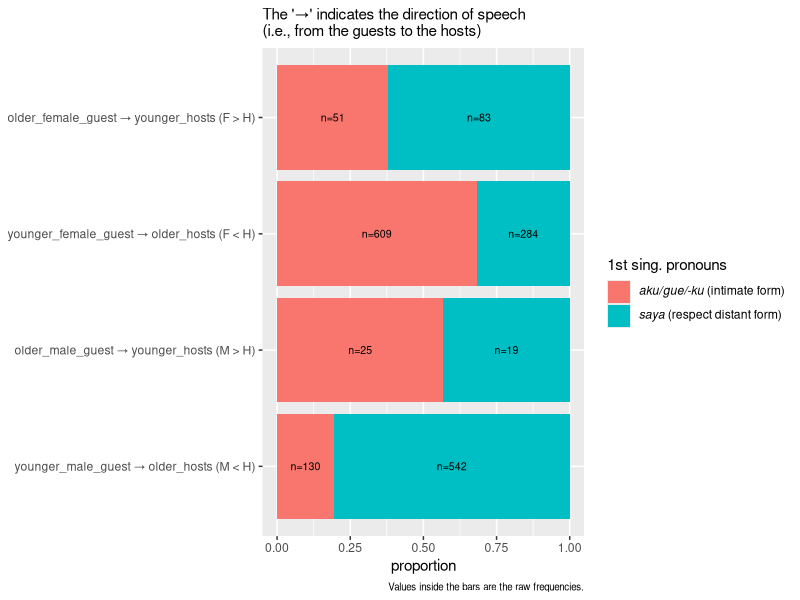
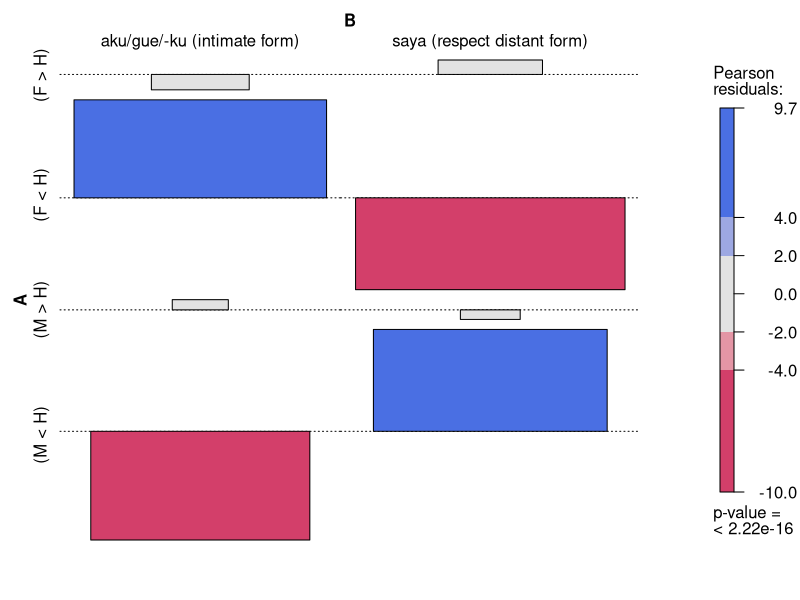
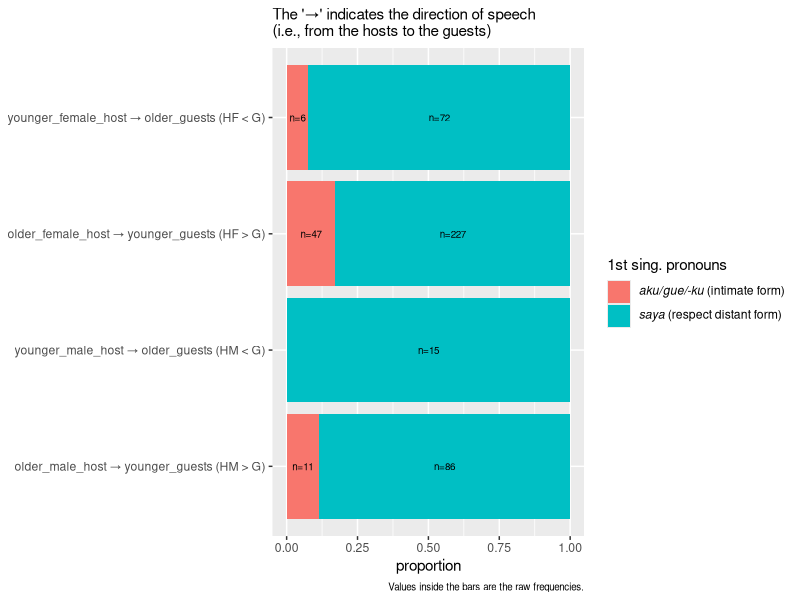
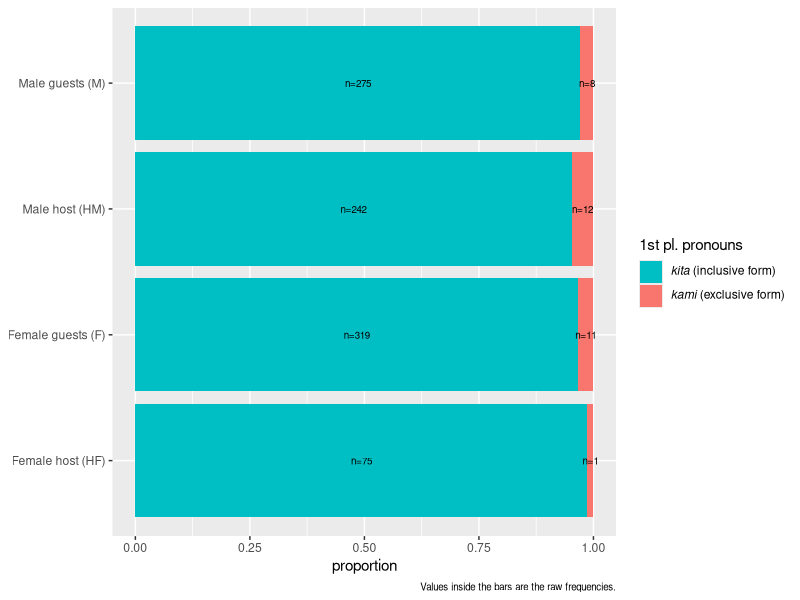
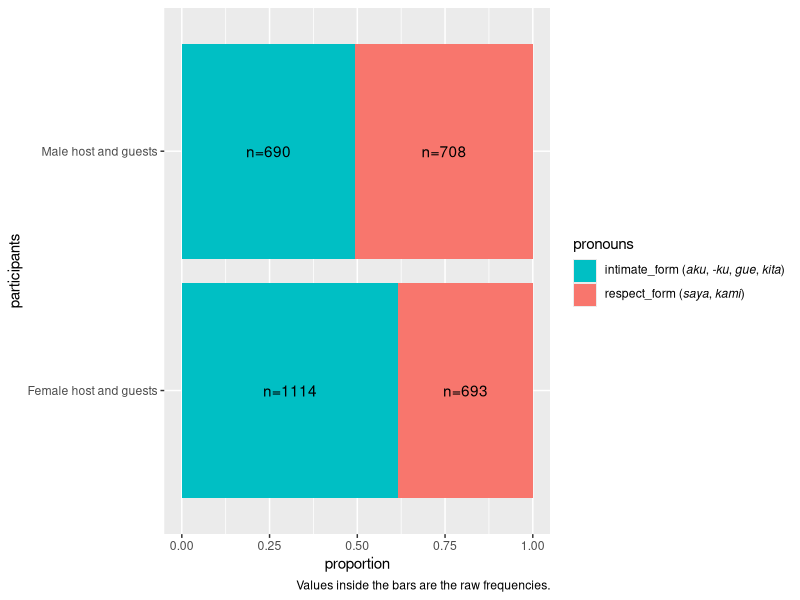
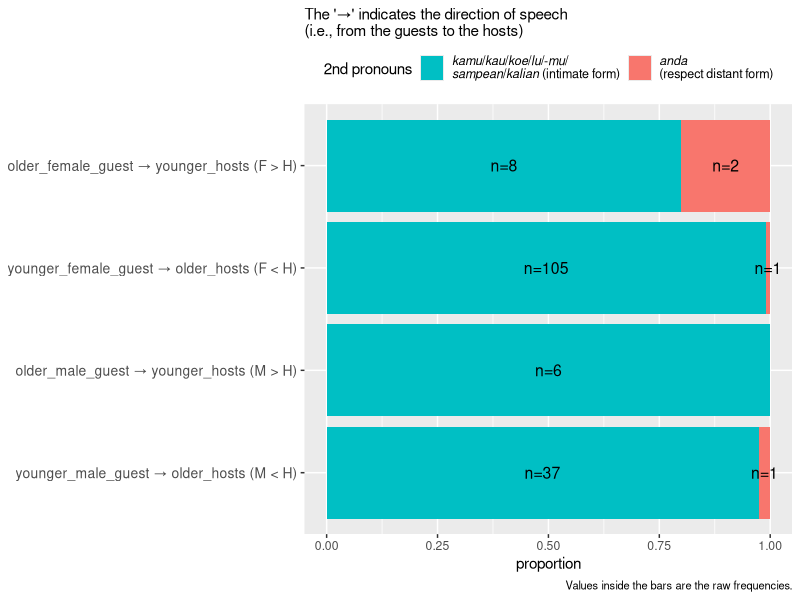
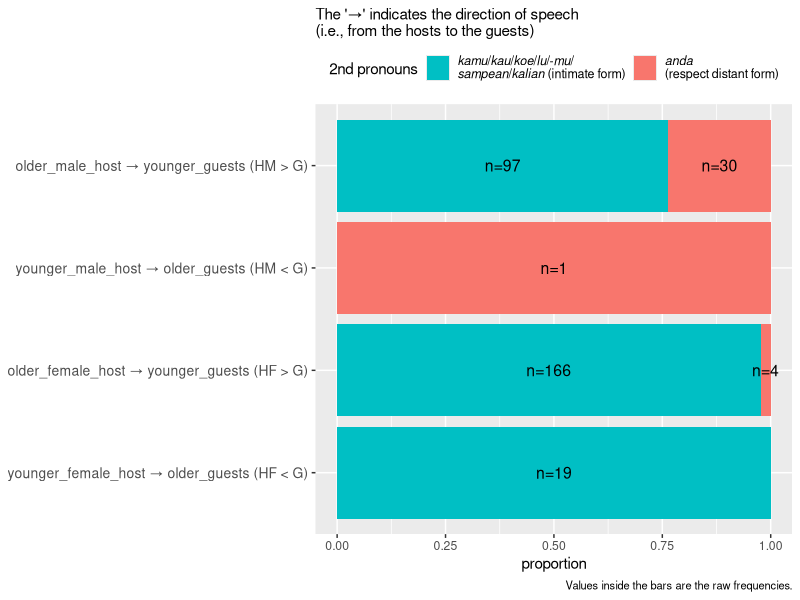
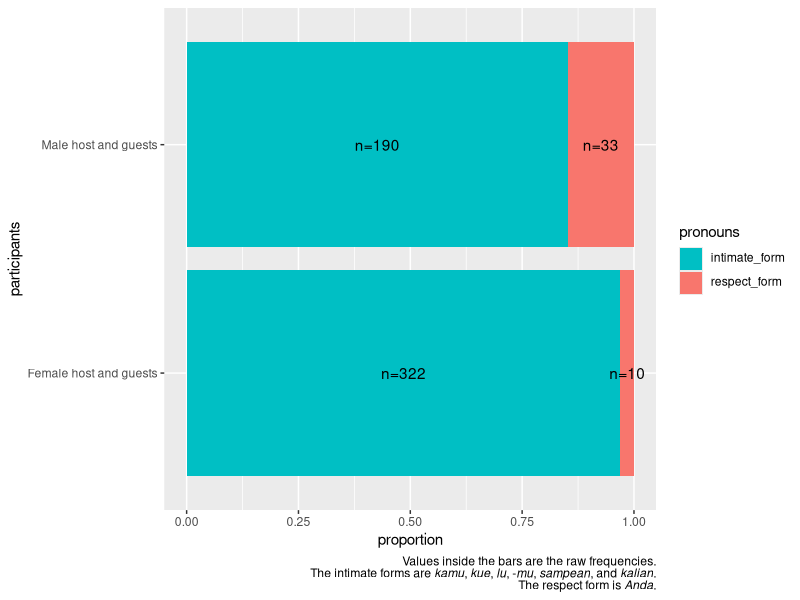

Here is the R script that generated these plots, in order:
library(tidyverse)
library(ggtext)
library(readxl)
library(vcd)

# laks <- read_xlsx("pseudo-intimacy raw and analysed data.xlsx", sheet = "raw-1", range = "A1:Y5271")
# 
# laks %>% 
#   write_tsv("data/raw-1.tsv")

laks <- read_tsv("data/raw-1.tsv")

# data for figure 1 =======
df1 <- laks %>%
  filter(`katagori bentuk 1` == "9. Pronomina (Pronoun)", 
         str_detect(`katagori ProN 1`, "^1(a|b)\\."),
         str_detect(`Fungsi 4`, "(^1\\. aku|^2\\. saya)"),
         `jender 1` %in% c("F", "M"))

## count =====
df1_count <- df1 %>% 
  rename(gender = `jender 1`, 
         direction_of_speech = `speaker mdl dede`, 
         pronouns = `Fungsi 4`) %>%
  count(gender, direction_of_speech, pronouns) %>%
  mutate(direction_of_speech = str_replace(direction_of_speech, "->", "→"),
         direction_of_speech = str_replace(direction_of_speech, "(host)", "\\1s"),
         pronouns = str_replace(pronouns, "^\\d\\.\\s", ""),
         direction_of_speech = factor(direction_of_speech, 
                                      levels = c("younger_male_guest → older_hosts (M < H)", "older_male_guest → younger_hosts (M > H)", "younger_female_guest → older_hosts (F < H)", "older_female_guest → younger_hosts (F > H)")))

## visualisation =====
df1_count %>% 
  ggplot(aes(x = direction_of_speech, y = n, fill = pronouns, group = gender)) + 
  geom_col(position = "fill") + 
  coord_flip() + 
  geom_text(aes(label = paste("n=", n, sep = "")), position = position_fill(.5), size = 2.7) +
  # facet_wrap(~gender, drop = TRUE, scales = "free_x") + 
  labs(y = "proportion", 
       x = NULL, 
       fill = "1st sing. pronouns", 
       subtitle = "The '→' indicates the direction of speech\n(i.e., from the guests to the hosts)",
       caption = "Values inside the bars are the raw frequencies.") +
  scale_fill_discrete(breaks = c("aku/gue/-ku (intimate form)", "saya (respect distant form)"), labels = c("*aku/gue/-ku* (intimate form)", "*saya* (respect distant form)")) +
  theme(legend.text = element_markdown(),
        plot.caption = element_markdown(size = 7))
  ggsave('figs/fig1.png', width = 7.5, height = 3.5, dpi = 600)

  
## data for percentage =====
df1_count %>% 
    group_by(direction_of_speech) %>% 
    mutate(perc = n/sum(n) * 100)
  
df1_matrix <- df1_count %>% 
  select(-gender) %>% 
  pivot_wider(names_from = pronouns, 
              values_from = n,
              values_fill = 0L) %>% 
  mutate(direction_of_speech = str_extract(direction_of_speech, "(?<=\\s)\\(. [<>] .\\)$")) %>% 
  data.frame(row.names = 1, check.names = F) %>% 
  as.matrix()
assocstats(df1_matrix)
assoc(df1_matrix, shade = T)

## chisquare test fig 1 ======
chisq.test(df1_matrix)
# Pearson's Chi-squared test
# 
# data:  df1_matrix
# X-squared = 373.58, df = 3, p-value < 2.2e-16

# data for figure 2 =====
df2 <- laks %>%
  filter(`katagori bentuk 1` == "9. Pronomina (Pronoun)", 
         str_detect(`katagori ProN 1`, "^1(a|b)\\."),
         str_detect(`Fungsi 4`, "(^1\\. aku|^2\\. saya)"),
         `jender 1` %in% c("HF", "HM"))

## count =====
df2_count <- df2 %>% 
  rename(gender = `jender 1`, 
         direction_of_speech = `speaker mdl dede`, 
         pronouns = `Fungsi 4`) %>%
  count(gender, direction_of_speech, pronouns) %>%
  mutate(direction_of_speech = str_replace(direction_of_speech, "->", "→"),
         direction_of_speech = str_replace(direction_of_speech, "(guest)", "\\1s"),
         pronouns = str_replace(pronouns, "^\\d\\.\\s", ""),
         direction_of_speech = factor(direction_of_speech, 
                                      levels = c("older_male_host → younger_guests (HM > G)", "younger_male_host → older_guests (HM < G)", "older_female_host → younger_guests (HF > G)", "younger_female_host → older_guests (HF < G)")))

## visualisation ====
df2_count %>% 
  ggplot(aes(x = direction_of_speech, y = n, fill = pronouns, group = gender)) + 
  geom_col(position = "fill") + 
  coord_flip() + 
  geom_text(aes(label = paste("n=", n, sep = "")), position = position_fill(.5), size = 2.5) +
  # facet_wrap(~gender, drop = TRUE, scales = "free_x") + 
  labs(y = "proportion", 
       x = NULL, 
       fill = "1st sing. pronouns", 
       subtitle = "The '→' indicates the direction of speech\n(i.e., from the hosts to the guests)",
       caption = "Values inside the bars are the raw frequencies.") +
  scale_fill_discrete(breaks = c("aku/gue/-ku (intimate form)", "saya (respect distant form)"), labels = c("*aku/gue/-ku* (intimate form)", "*saya* (respect distant form)")) +
  theme(legend.text = element_markdown(),
        plot.caption = element_markdown(size = 7))
ggsave('figs/fig2.png', width = 7.5, height = 3.5, dpi = 600)


## fisher exact test for fig 2 ====
df2_matrix <- df2_count %>% 
  select(-gender) %>% 
  pivot_wider(names_from = pronouns, 
              values_from = n,
              values_fill = 0L) %>% 
  mutate(direction_of_speech = 
           str_extract(direction_of_speech, "[A-Z]+ [<>] [A-Z]+")) %>% 
  data.frame(row.names = 1, check.names = F) %>% 
  as.matrix()

chisq.test(df2_matrix)
fisher.test(df2_matrix) # not significant difference
# Fisher's Exact Test for Count Data
# 
# data:  df2_matrix
# p-value = 0.054
# alternative hypothesis: two.sided


# data for figure 3 =====
df3 <- laks %>%
  filter(`katagori bentuk 1` == "9. Pronomina (Pronoun)", 
         str_detect(`katagori ProN 2`, "1st person"),
         str_detect(`Fungsi 4`, "(kita|kami)"),
         `jender 1` %in% c("HF", "HM", "F", "M"))

## count =====
df3_count <- df3 %>% 
  rename(gender = `jender 1`, 
         pronouns = `Fungsi 4`) %>%
  count(gender, pronouns) %>%
  mutate(pronouns = str_replace_all(pronouns, "^\\d\\.\\s", ""),
         pronouns = str_replace_all(pronouns, "^([^ ]+)(?=\\s)", "*\\1*"),
         pronouns = factor(pronouns),
         gender = replace(gender, gender == "F", "Female guests (F)"),
         gender = replace(gender, gender == "HF", "Female host (HF)"),
         gender = replace(gender, gender == "M", "Male guests (M)"),
         gender = replace(gender, gender == "HM", "Male host (HM)"),
         gender = factor(gender, levels = c("Female host (HF)", "Female guests (F)", "Male host (HM)", "Male guests (M)")))

## visualisation =====
df3_count %>% 
  ggplot(aes(x = gender, y = n, fill = pronouns, group = gender)) + 
  geom_col(position = "fill") + 
  coord_flip() + 
  geom_text(aes(label = paste("n=", n, sep = "")), position = position_fill(.5), size = 2.5) +
  # facet_wrap(~gender, drop = TRUE, scales = "free_x") + 
  labs(y = "proportion", 
       x = NULL, 
       fill = "1st pl. pronouns",
       caption = "Values inside the bars are the raw frequencies.") +
  guides(fill = guide_legend(reverse = TRUE)) +
  theme(legend.text = element_markdown(),
        plot.caption = element_markdown(size = 7))
ggsave('figs/fig3.png', width = 6, height = 3.5, dpi = 600)

## data for percentage ======
df3_count %>% 
  group_by(gender) %>% 
  mutate(perc = n/sum(n))

## fisher exact test for fig 3 =====
df3_matrix <- df3_count |> 
  pivot_wider(names_from = pronouns, 
              values_from = n, 
              values_fill = 0L) |> 
  data.frame(row.names = 1, check.names = F) |> 
  as.matrix()
fisher.test(df3_matrix)
# Fisher's Exact Test for Count Data
# 
# data:  df3_matrix
# p-value = 0.5248
# alternative hypothesis: two.sided

# data for figure 4 =====

## count =====
int <- laks %>%
  filter(`katagori bentuk 1` == "9. Pronomina (Pronoun)",
         str_detect(`katagori ProN 2`, "1st"),
         str_detect(bentuk, "^([Aa])?ku|gue|kita")) %>%
  count(`jender kuMkul`, name = "intimate_form (*aku*, *-ku*, *gue*, *kita*)") %>% 
  filter(!is.na(`jender kuMkul`)) %>%
  rename(gender_cumulative = `jender kuMkul`)

resp <- laks %>%
  filter(`katagori bentuk 1` == "9. Pronomina (Pronoun)",
         str_detect(`katagori ProN 2`, "1st"),
         str_detect(bentuk, "^([Aa])?ku|gue|kita", negate = TRUE)) %>%
  count(`jender kuMkul`, name = "respect_form (*saya*, *kami*)") %>% 
  filter(!is.na(`jender kuMkul`)) %>%
  rename(gender_cumulative = `jender kuMkul`)

df4 <- left_join(int, resp) %>% 
  pivot_longer(-gender_cumulative, names_to = "pronoun_type", values_to = "n") %>% 
  mutate(gender_cumulative = str_replace(gender_cumulative, "Fk", "Female host and guests"),
         gender_cumulative = str_replace(gender_cumulative, "Mk", "Male host and guests"),
         pronoun_type = factor(pronoun_type, levels = c("respect_form (*saya*, *kami*)", "intimate_form (*aku*, *-ku*, *gue*, *kita*)")))

## visualisation =====
df4 %>% 
  ggplot(aes(x = gender_cumulative, y = n, fill = pronoun_type)) + 
  geom_col(position = "fill") +
  coord_flip() +
  geom_text(aes(label = paste("n=", n, sep = "")), position = position_fill(.5)) +
  guides(fill = guide_legend(reverse = TRUE)) +
  theme(legend.text = element_markdown()) +
  labs(y = "proportion", x = "participants", fill = "pronouns", caption = "Values inside the bars are the raw frequencies.")
ggsave('figs/fig4.png', width = 7.85, height = 3.5, dpi = 600)

## chisquare test for fig 4 =====

df4_mtx <- df4 %>% 
  pivot_wider(names_from = gender_cumulative, values_from = n) %>% 
  data.frame(check.names = FALSE, row.names = 1) %>% 
  as.matrix()
chisq.test(df4_mtx)
# Pearson's Chi-squared test with Yates' continuity correction
# 
# data:  df4_mtx
# X-squared = 47.911, df = 1, p-value = 4.46e-12

chisq.test(df4_mtx)$residuals
chisq.test(df4_mtx)$p.value < 0.0001


# data for figure 5 ====
# laks <- read_xlsx("pseudo-intimacy raw and analysed data.xlsx", sheet = "raw-3", range = "A1:Y5271")
# 
# laks %>% 
#   write_tsv("data/raw-2.tsv")

laks <- read_tsv("data/raw-2.tsv")

df5 <- laks %>%
  filter(`katagori bentuk 1` == "9. Pronomina (Pronoun)", 
         str_detect(`katagori ProN 2`, "2nd peson"),
         str_detect(`Fungsi 4`, "(1\\. kamu|2\\. anda)"),
         `jender 1` %in% c("F", "M"),
         str_detect(`speaker mdl dede`, "\\([MF] [<>] H"))


df5_count <- df5 %>% 
  rename(gender = `jender 1`, 
         direction_of_speech = `speaker mdl dede`, 
         pronouns = `Fungsi 4`) %>%
  count(gender, direction_of_speech, pronouns) %>%
  mutate(direction_of_speech = str_replace(direction_of_speech, "->", "→"),
         direction_of_speech = str_replace(direction_of_speech, "(host)", "\\1s"),
         pronouns = str_replace(pronouns, "^\\d\\.\\s", ""),
         pronouns = str_replace_all(pronouns, "([a-z]+(?=\\,)|[a-z]+(?=\\s[(]))", "*\\1*"),
         pronouns = str_replace_all(pronouns, "\\, ", "/"),
         pronouns = str_replace_all(pronouns, "\\*mu\\*", "\\-*mu*"),
         pronouns = str_replace_all(pronouns, "\\*sampean", "<br>*sampean"),
         pronouns = str_replace_all(pronouns, "anda\\*", "anda*<br>"),
         direction_of_speech = factor(direction_of_speech, 
                                      levels = c("younger_male_guest → older_hosts (M < H)", "older_male_guest → younger_hosts (M > H)", "younger_female_guest → older_hosts (F < H)", "older_female_guest → younger_hosts (F > H)")))

## visualisation ====
df5_count %>% 
  ggplot(aes(x = direction_of_speech, y = n, fill = pronouns, group = gender)) + 
  geom_col(position = "fill") + 
  coord_flip() + 
  geom_text(aes(label = paste("n=", n, sep = "")), position = position_fill(.5), size = 4) +
  # facet_wrap(~gender, drop = TRUE, scales = "free_x") + 
  labs(y = "proportion", 
       x = NULL, 
       fill = "2nd pronouns", 
       subtitle = "The '→' indicates the direction of speech\n(i.e., from the guests to the hosts)",
       caption = "Values inside the bars are the raw frequencies.") +
  guides(fill = guide_legend(reverse = TRUE)) +
  theme(legend.text = element_markdown(size = 9),
        axis.text.y = element_text(size = 10),
        legend.position = "top",
        plot.caption = element_markdown(size = 8))
ggsave('figs/fig5.png', width = 7.7, height = 5, dpi = 600)

### fisher test for fig 5 =====
df5_matrix <- df5_count |> 
  select(-gender) |> 
  pivot_wider(names_from = pronouns, values_from = n, values_fill = 0) |> 
  data.frame(row.names = 1, check.names = FALSE)

fisher.test(df5_matrix)
# Fisher's Exact Test for Count Data
# 
# data:  df5_matrix
# p-value = 0.02665
# alternative hypothesis: two.sided

chisq.test(df5_matrix)$residuals

# data for figure 6 ======
# laks <- read_xlsx("pseudo-intimacy raw and analysed data.xlsx", sheet = "raw-4", range = "A1:Y5271")
# 
# laks %>% write_tsv("data/raw-3.tsv")
laks <- read_tsv("data/raw-3.tsv")

df6 <- laks %>%
  filter(str_detect(`katagori ProN 2`, "2nd peson"),
         `jender 1` %in% c("HF", "HM"),
         str_detect(`speaker mdl dede`, "\\(H[FM] [<>] G"))

## count =====
df6_count <- df6 %>% 
  rename(gender = `jender 1`, 
         direction_of_speech = `speaker mdl dede`, 
         pronouns = `Fungsi 4`) %>%
  count(gender, direction_of_speech, pronouns) %>%
  mutate(direction_of_speech = str_replace(direction_of_speech, "->", "→"),
         direction_of_speech = str_replace(direction_of_speech, "(guest)", "\\1s"),
         pronouns = str_replace(pronouns, "^\\d\\.\\s", ""),
         pronouns = str_replace_all(pronouns, "([a-z]+(?=\\,)|[a-z]+(?=\\s[(]))", "*\\1*"),
         pronouns = str_replace_all(pronouns, "\\, ", "/"),
         pronouns = str_replace_all(pronouns, "\\*mu\\*", "\\-*mu*"),
         pronouns = str_replace_all(pronouns, "\\*sampean", "<br>*sampean"),
         pronouns = str_replace_all(pronouns, "anda\\*", "anda*<br>"),
         direction_of_speech = factor(direction_of_speech, 
                                      levels = c("younger_female_host → older_guests (HF < G)", "older_female_host → younger_guests (HF > G)", "younger_male_host → older_guests (HM < G)", "older_male_host → younger_guests (HM > G)")))

## visualisation =====
df6_count %>% 
  ggplot(aes(x = direction_of_speech, y = n, fill = pronouns, group = gender)) + 
  geom_col(position = "fill") + 
  coord_flip() + 
  geom_text(aes(label = paste("n=", n, sep = "")), position = position_fill(.5), size = 4) +
  # facet_wrap(~gender, drop = TRUE, scales = "free_x") + 
  labs(y = "proportion", 
       x = NULL, 
       fill = "2nd pronouns", 
       subtitle = "The '→' indicates the direction of speech\n(i.e., from the hosts to the guests)",
       caption = "Values inside the bars are the raw frequencies.") +
  guides(fill = guide_legend(reverse = TRUE)) +
  theme(legend.text = element_markdown(size = 9),
        axis.text.y = element_text(size = 10),
        legend.position = "top",
        plot.caption = element_markdown(size = 8))
ggsave('figs/fig6.png', width = 7.7, height = 5, dpi = 600)

## fisher exact test for fig 6 =====
df6_matrix <- df6_count |> 
  select(-gender) |> 
  pivot_wider(names_from = pronouns,
              values_from = n,
              values_fill = 0L) |> 
  data.frame(row.names = 1, 
             check.names = FALSE) |> 
  as.matrix()
fisher.test(df6_matrix)
fisher.test(df6_matrix)$p.value < 0.0001


# data for figure 7 =======
# laks <- read_xlsx("pseudo-intimacy raw and analysed data.xlsx", sheet = "raw-5", range = "A1:Z5249")
# 
# laks %>% write_tsv("data/raw-5.tsv")
laks <- read_tsv("data/raw-5.tsv")

int <- laks %>%
  filter(`katagori bentuk 1` == "9. Pronomina (Pronoun)",
         str_detect(`katagori ProN 2`, "2nd"),
         `Fungsi 3` %in% c("Intimacy Marker")) %>%
  count(`jender kuMkul`, name = "intimate_form") %>% 
  filter(!is.na(`jender kuMkul`)) %>%
  rename(gender_cumulative = `jender kuMkul`)

resp <- laks %>%
  filter(`katagori bentuk 1` == "9. Pronomina (Pronoun)",
         str_detect(`katagori ProN 2`, "2nd"),
         `Fungsi 3` %in% c("Respective Marker")) %>%
  count(`jender kuMkul`, name = "respect_form") %>% 
  filter(!is.na(`jender kuMkul`)) %>%
  rename(gender_cumulative = `jender kuMkul`)

df7 <- left_join(int, resp) %>% 
  pivot_longer(-gender_cumulative, names_to = "pronoun_type", values_to = "n") %>% 
  mutate(gender_cumulative = str_replace(gender_cumulative, "Fk", "Female host and guests"),
         gender_cumulative = str_replace(gender_cumulative, "Mk", "Male host and guests"),
         pronoun_type = factor(pronoun_type, levels = c("intimate_form", "respect_form")))

# *kamu*, *kau*, *kue*, *lu*, *-mu*, *sampen*, and *kalian*
# *anda*

## visualisation =====
df7 %>% 
  ggplot(aes(x = gender_cumulative, y = n, fill = reorder(pronoun_type, n))) + 
  geom_col(position = "fill") +
  coord_flip() +
  geom_text(aes(label = paste("n=", n, sep = "")), position = position_fill(.5)) +
  guides(fill = guide_legend(reverse = TRUE)) +
  labs(y = "proportion", x = "participants", fill = "pronouns",
       caption = "Values inside the bars are the raw frequencies.<br>The intimate forms are *kamu*, *kue*, *lu*, -*mu*, *sampean*, and *kalian*.<br>The respect form is *Anda*.") +
  theme(legend.text = element_markdown(),
        plot.caption = element_markdown())
ggsave('figs/fig7.png', width = 7, height = 5, dpi = 600)

## chisquare test for fig 7 =====
df7_matrix <- df7 |> 
  pivot_wider(names_from = pronoun_type,
              values_from = n,
              values_fill = 0L) |> 
  data.frame(row.names = 1,
             check.names = FALSE) |> 
  as.matrix()

chisq.test(df7_matrix)
# Pearson's Chi-squared test with Yates' continuity correction
# 
# data:  df7_matrix
# X-squared = 24.304, df = 1, p-value = 8.228e-07
chisq.test(df7_matrix)$p.value < 0.0001
chisq.test(df7_matrix)$residuals
chisq.test(df7_matrix)$stdres
assocstats(df7_matrix)

# data for figure 8 =======
# laks <- read_xlsx("pseudo-intimacy raw and analysed data.xlsx", sheet = "raw-6", range = "A1:Z5431")
#  
# laks %>% write_tsv("data/raw-6.tsv")
laks <- read_tsv("data/raw-6.tsv")

df8 <- laks %>% 
  filter(`jender 1` %in% c("F", "HF", "HM", "M"),
         str_detect(`Fungsi 4`, "\\b(dia|beliau)\\b")) %>% 
  count(`jender 1`, `Fungsi 4`) %>% 
  mutate(`Fungsi 4` = str_replace_all(`Fungsi 4`, "^\\d\\.\\s+", ""),
         `jender 1` = str_replace_all(`jender 1`, "HF", "Female Host (HF)"),
         `jender 1` = str_replace_all(`jender 1`, "HM", "Male Host (HM)"),
         `jender 1` = str_replace_all(`jender 1`, "^F$", "Female Guests (F)"),
         `jender 1` = str_replace_all(`jender 1`, "^M$", "Male Guests (M)"),
         `jender 1` = factor(`jender 1`, 
                             levels = c("Female Host (HF)", "Male Host (HM)", 
                                        "Female Guests (F)", "Male Guests (M)")),
         `Fungsi 4` = str_replace_all(`Fungsi 4`, ",\\s", "/"),
         `Fungsi 4` = str_replace_all(`Fungsi 4`, "beliau", "*beliau*"),
         `Fungsi 4` = str_replace_all(`Fungsi 4`, 
                                      "\\b(dia|ia|mereka|nya)\\b", "*\\1*"),
         `Fungsi 4` = str_replace_all(`Fungsi 4`, "nya", "-nya")) %>% 
  arrange(`jender 1`)
df8

## visualisation ======
df8 %>% 
  ggplot(aes(x = `jender 1`, y = n, fill = `Fungsi 4`)) + 
  geom_col(position = "fill") +
  coord_flip() +
  geom_text(aes(label = if_else(n > 10, paste("n=", n, sep = ""), "")), 
            position = position_fill(.5)) +
  theme(legend.text = element_markdown(),
        legend.title = element_markdown()) +
  labs(fill = "3^rd pers. pronouns", 
       x = "participants",
       y = "proportion",
       caption = "Values inside the bars are raw frequencies.")
ggsave('figs/fig8.png', width = 7, height = 4, dpi = 300)

## fisher test for fig 8 =====
df8_matrix <- df8 |> 
  rename(fungs = `Fungsi 4`,
         gender = `jender 1`) |> 
  pivot_wider(names_from = gender,
              values_from = n,
              values_fill = 0L) |> 
  data.frame(row.names = 1,
             check.names = FALSE) |> 
  as.matrix()

fisher.test(df8_matrix)
# Fisher's Exact Test for Count Data
# 
# data:  df8_matrix
# p-value = 0.003954
# alternative hypothesis: two.sided
fisher.test(df8_matrix)$p.value < 0.01
assocstats(df8_matrix)


# data for figure 9 =======
# laks <- read_xlsx("pseudo-intimacy raw and analysed data.xlsx", sheet = "raw-6", range = "A1:Z5431")
#  
# laks %>% write_tsv("data/raw-6.tsv")
laks <- read_tsv("data/raw-6.tsv")

df9 <- laks %>% 
  filter(`jender kuMtul` %in% c("Ft", "Mt"),
         str_detect(`Fungsi 4`, "\\b(dia|beliau)\\b")) %>% 
  count(`jender kuMtul`, `Fungsi 4`) %>% 
  mutate(`Fungsi 4` = str_replace_all(`Fungsi 4`, "^\\d\\.\\s+", ""),
         `jender kuMtul` = str_replace_all(`jender kuMtul`, 
                                           "Ft", 
                                           "Female host and guests"),
         `jender kuMtul` = str_replace_all(`jender kuMtul`, 
                                           "Mt", 
                                           "Male host and guests"),
         `jender kuMtul` = factor(`jender kuMtul`,
                                  levels = c("Female host and guests", 
                                             "Male host and guests")),
         `Fungsi 4` = str_replace_all(`Fungsi 4`, ",\\s", "/"),
         `Fungsi 4` = str_replace_all(`Fungsi 4`, "beliau", "*beliau*"),
         `Fungsi 4` = str_replace_all(`Fungsi 4`, 
                                      "\\b(dia|ia|mereka|nya)\\b", "*\\1*"),
         `Fungsi 4` = str_replace_all(`Fungsi 4`, "nya", "-nya")) %>% 
  arrange(`jender kuMtul`)
df9

## visualisation ======
df9 %>% 
  ggplot(aes(x = `jender kuMtul`, y = n, fill = `Fungsi 4`)) + 
  geom_col(position = "fill") +
  coord_flip() +
  geom_text(aes(label = if_else(n > 10, paste("n=", n, sep = ""), "")), 
            position = position_fill(.5)) +
  theme(legend.text = element_markdown(),
        legend.title = element_markdown()) +
  labs(fill = "3^rd pers. pronouns", 
       x = "participants",
       y = "proportion",
       caption = "Values inside the bars are raw frequencies.")
ggsave('figs/fig9.png', width = 7, height = 4, dpi = 300)

## chisquare test for fig 9 =====
df9_matrix <- df9 |> 
  rename(fungs = `Fungsi 4`,
         gender = `jender kuMtul`) |> 
  pivot_wider(names_from = gender,
              values_from = n,
              values_fill = 0L) |> 
  data.frame(row.names = 1,
             check.names = FALSE) |> 
  as.matrix()

fisher.test(df9_matrix)
# Fisher's Exact Test for Count Data
# 
# data:  df9_matrix
# p-value = 0.7221
# alternative hypothesis: true odds ratio is not equal to 1
# 95 percent confidence interval:
#  0.1267387 3.7054727
# sample estimates:
# odds ratio 
#  0.6853614
fisher.test(df9_matrix)$p.value < 0.05
assocstats(df9_matrix)


# data for figure 10 =======
# laks <- read_xlsx("pseudo-intimacy raw and analysed data.xlsx", sheet = "raw-7", range = "A1:Z5435")
# 
# laks %>% write_tsv("data/raw-7.tsv")
laks <- read_tsv("data/raw-7.tsv")

df10 <- laks %>% 
  filter(`jender kuMtul` %in% c("Ft", "Mt"),
         str_detect(`katagori bentuk 1`, "^9\\.\\sPronomina"),
         str_detect(`Fungsi 3`, "Marker$")) %>% 
  count(`jender kuMtul`, `Fungsi 3`) %>% 
  mutate(`Fungsi 3` = str_replace_all(`Fungsi 3`, 
                                      "Respective", 
                                      "Respect"),
         `jender kuMtul` = str_replace_all(`jender kuMtul`, 
                                           "Ft", 
                                           "Female host and guests"),
         `jender kuMtul` = str_replace_all(`jender kuMtul`, 
                                           "Mt", 
                                           "Male host and guests"),
         `jender kuMtul` = factor(`jender kuMtul`,
                                  levels = c("Female host and guests", 
                                             "Male host and guests")))
df10

## visualisation ======
df10 %>% 
  ggplot(aes(x = `jender kuMtul`, y = n, fill = `Fungsi 3`)) + 
  geom_col(position = "fill") +
  # coord_flip() +
  geom_text(aes(label = paste("n=", n, sep = "")), 
            position = position_fill(.5)) +
  theme(legend.text = element_markdown(),
        legend.title = element_markdown()) +
  labs(fill = "marker types", 
       x = "gender\n(across age and roles)",
       y = "proportion",
       caption = "Values inside the bars are raw frequencies.")
ggsave('figs/fig10.png', width = 7, height = 4, dpi = 300)

## Chi-square test ======
df10 %>% 
  pivot_wider(names_from = `Fungsi 3`, values_from = n) %>% 
  data.frame(row.names = 1) %>% 
  chisq.test()
df10 %>% 
  pivot_wider(names_from = `Fungsi 3`, values_from = n) %>% 
  data.frame(row.names = 1) %>% 
  chisq.test() %>% 
  .$p.value
### standardised residuals ====
df10 %>% 
  pivot_wider(names_from = `Fungsi 3`, values_from = n) %>% 
  data.frame(row.names = 1) %>% 
  chisq.test() %>% 
  .$stdres
